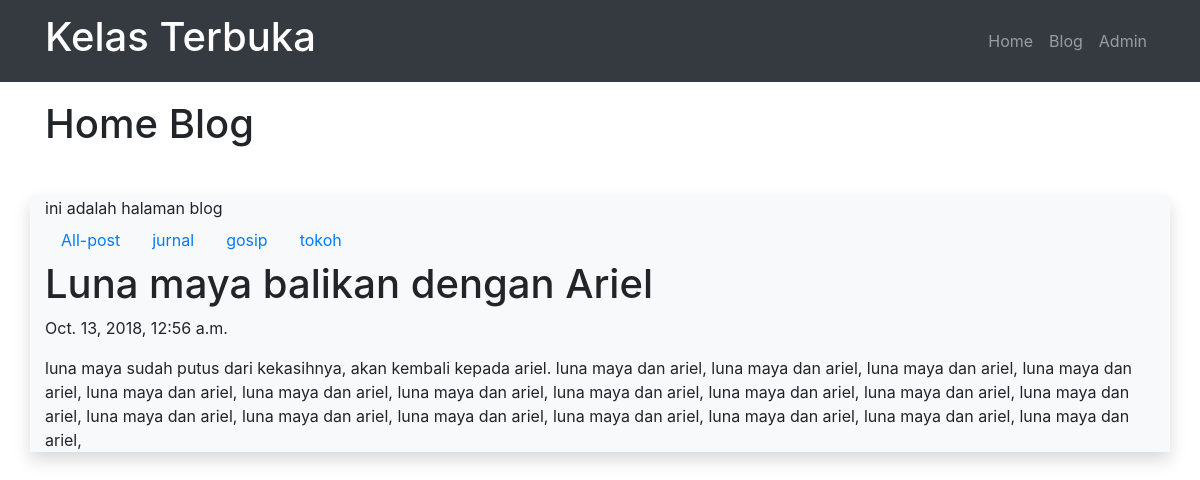
Page /blog/post/luna-maya-balikan-dengan-ariel/ on the committed database.
### blog/models.py (models this page shows, shortened)
class Post(models.Model):
	judul		= models.CharField(max_length=255)
	body		= models.TextField()
	category	= models.CharField(max_length=255)
	publish		= models.DateTimeField(auto_now_add = True)
	update		= models.DateTimeField(auto_now = True)
	slug		= models.SlugField(blank=True, editable = False)

### blog/views.py (the view)
# urls.py: url(r'^post/(?P<slugInput>[\w-]+)/$', views.detailPost, name="detail"),
def detailPost(request,slugInput):
	posts = Post.objects.get(slug=slugInput);
	categories = Post.objects.values('category').distinct();
	context = {
		'Judul':'Home Blog',
		'Content':'ini adalah halaman blog',
		'Categories':categories,
		'Posts':posts,
	}
	return render(request,'blog/detail.html',context)

### blog/templates/blog/detail.html (shortened to what this page needs)
{% extends "base.html" %}
{% block pageTitle %}
	{{Judul}}
{% endblock pageTitle %}
{% block contents %}
	{{Content}}
	<ul class="nav">
		<li class="nav-item">
			<a class = "nav-link" href="/blog" title="">
				All-post
			</a>
		</li>
	{% for dataCategory in Categories %}
		<li class="nav-item">
			<a class = "nav-link" href="/blog/category/{{dataCategory.category}}" title="">
				{{dataCategory.category}}
			</a>
		</li>
	{% endfor %}
	</ul>
	<h1>{{Posts.judul}}</h1>
	<p>{{Posts.publish}}</p>
	<p>{{Posts.body}}</p>
{% endblock contents %}

### rows in the picture
Post: judul "Luna maya balikan dengan Ariel", publish "Oct. 13, 2018, 12:56 a.m.", body "luna maya sudah putus dari kekasihnya, akan kembali kepada ariel. luna maya dan ariel, luna maya dan ariel, luna maya dan ariel, luna maya dan ariel, luna maya dan ariel, luna maya dan ariel, luna maya dan ariel, luna maya dan ariel, luna maya dan ariel, luna maya dan ariel, luna maya dan ariel, luna maya dan ariel, luna maya dan ariel, luna maya dan ariel, luna maya dan ariel, luna maya dan ariel, luna maya dan ariel, luna maya dan ariel,"

### other values in the picture
{{ Judul }} "Home Blog"
{{ Content }} "ini adalah halaman blog"
{{ dataCategory.category }} "jurnal" "gosip" "tokoh"
